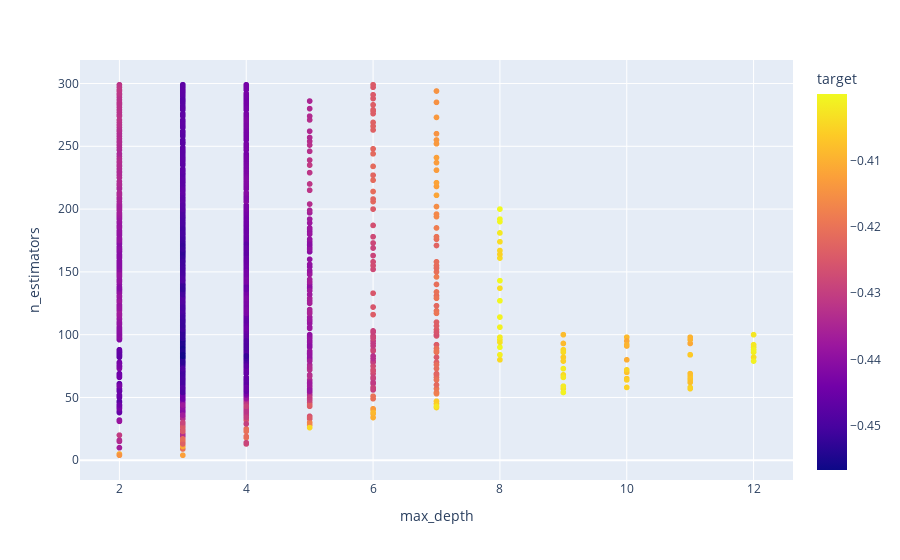

Write notebook code for a chart like this one.
### Code cell
px.scatter(df2, x="max_depth", y="n_estimators", color="target", hover_data = ["max_depth", "n_estimators"])

### Figure 1 — Plotly figure (JSON) as saved in the notebook; plotly's stock layout.template omitted (floating-point values rounded to 4 significant figures; data arrays with more than 128 entries replaced by an {"elided": "..."} marker saying what was removed)
{"data": [{"hovertemplate": "max_depth=%{x}<br>n_estimators=%{y}<br>target=%{marker.color}<extra></extra>", "legendgroup": "", "marker": {"color": {"elided": "1236 float values"}, "coloraxis": "coloraxis", "symbol": "circle"}, "mode": "markers", "name": "", "showlegend": false, "type": "scattergl", "x": {"elided": "1236 int values"}, "xaxis": "x", "y": {"elided": "1236 int values"}, "yaxis": "y"}], "layout": {"coloraxis": {"colorbar": {"title": {"text": "target"}}, "colorscale": [[0, "#0d0887"], [0.1111, "#46039f"], [0.2222, "#7201a8"], [0.3333, "#9c179e"], [0.4444, "#bd3786"], [0.5556, "#d8576b"], [0.6667, "#ed7953"], [0.7778, "#fb9f3a"], [0.8889, "#fdca26"], [1, "#f0f921"]]}, "legend": {"tracegroupgap": 0}, "margin": {"t": 60}, "xaxis": {"anchor": "y", "domain": [0, 1], "title": {"text": "max_depth"}}, "yaxis": {"anchor": "x", "domain": [0, 1], "title": {"text": "n_estimators"}}}}
